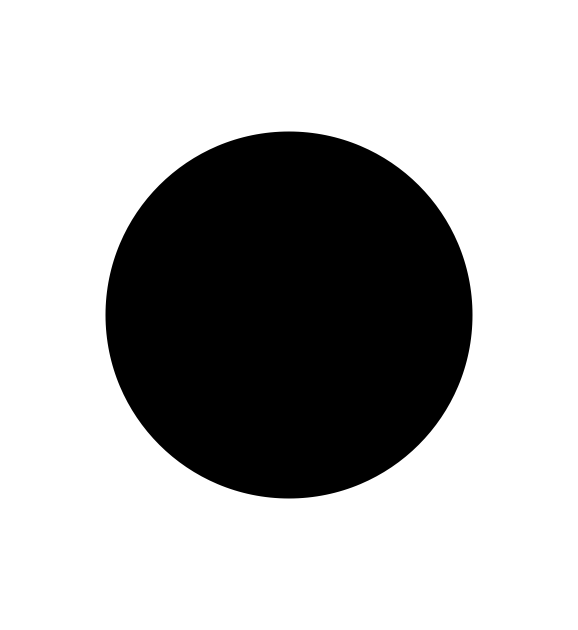
#> input picture Protein.png, 578 x 630 px, found by its file name
$ jupyter execute --allow-errors 'Centroid Tracker.ipynb'
#> lines starting #> are read from the running program, lines starting #| are printed output that depends on the picture; after the words box and inside, x2 and y2 are one past the last pixel; in counts of white or black regions, pixels touching at a corner belong together
### overlap.py
#Import the necessary packages
import skimage
import cv2 as cv
from skimage import data, io, filters, measure
from matplotlib import pyplot as plt
from skimage.transform import rescale, resize
from PIL import Image
from PIL import ImageSequence
import numpy as np
"""
This script takes paths to two files as inputs, a picture with the cells and a picture with the protien pattern,
	as well as a boolean that signals whether the background of the cell image is black or not.  The percentage of each cell
	that overlaps with the protein pattern is calculated for every cell in the image and every image in the stack.
	We are returned a list of tuples with ((centroid), overlap, frame_index) recorded for each cell. The frame_index refers to
	which image in the stack the cell comes from, if you are dealing with a single image the frame_index will always be 0.
"""


def getOverlap(cellFile, proteinFile, black_background = True):
	"""
	Returns the percent overlap each cell has with the overlayed protein pattern

	(String, String, Boolean) -> [((Int, Int), Double, Int)]

	Parameters:
	___________
	cellFile : str
		path to the desired cell image which can have multiple regions of interest (ROI).  Can be a single image
		or an image stack
	proteinFile : str
		path to the protein image, can only have one ROI, we are measuring the cells' overlap with this one ROI
	black_background : boolean
		a boolean which is true when we have white cells/proteins on a black background.  Make sure your cell
		and protein files have the same value for this

	Returns
	_______
	[((Int, Int), Double, Int)]
		A list of tupples containing ((centroid Xpos, centroid Ypos),overlap_percentage, frame_index) for every cell in the images returned by cellFile.
		Here a centroid is the center of a cell and overlap_percentage if the percentage of the cell that overlaps with the region of interest
		calculated from the image returned by proteinFile.  Frame is the index of the image in the stack that the cell comes from (0 if
		working with a single image).

	"""
#> called with cellFile = 'Test.tif', proteinFile = 'protein.png', black_background = False

	#read in the protein image and save it as protein, then convert to greyscale for more effective threshhold
	#when thresholding, anything that isn't completely white is marked as black and
	#we only care about the resulting thresholded cell so we discard the rest of the information by saving it as ____
	protein = cv.imread(proteinFile)
#> protein is the input picture: shape (630, 578, 3); min 0, max 255, mean 180.9
	protein_gray = cv.cvtColor(protein, cv.COLOR_BGR2GRAY)
	___, protein = cv.threshold(protein_gray, 254, 255, 0)
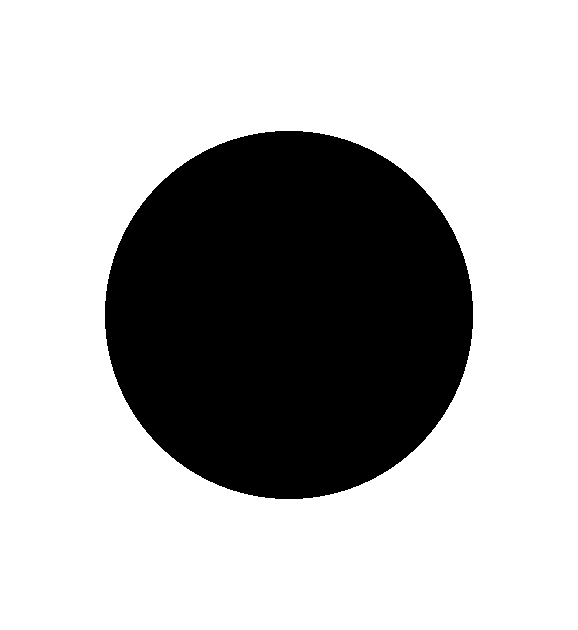
#> protein: shape (630, 578); 70.7% white; 1 black region, box (x1, y1, x2, y2) and area: (105, 131, 473, 499) 106512

	#Load in the image from cellFile
	img = Image.open(cellFile)
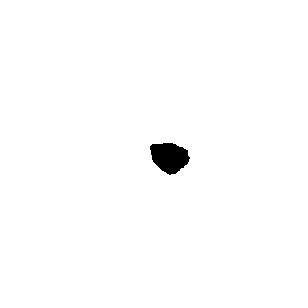
#> input picture Test.tif, 308 x 308 px
#> img is the input picture: PIL image 308x308 L; 99% white; 1 black region, box (x1, y1, x2, y2) and area: (150, 143, 190, 175) 906

	#Initialize an empty list that will hold the (centroid location, percent overlap) tupple for
	#every cell in the cell image
	overlaps = []

	#This loop goes through every image in the stack passed in with cellFile and calculates cell centroids and percent ovelap.
	#If cellFile is a single image it will go through this loop once
	for (ii,frame) in enumerate(ImageSequence.Iterator(img)):

		#Grab the correct image from the stack and save it to cell as a numpy array.  This is the image at index ii.
		img.seek(ii)
		cell = np.array(img)

		#Convert cell to grayscale in the same manner we used for the protien above
		cell_gray = cell
		if len(cell.shape) != 2:
			cell_gray = cv.cvtColor(cell, cv.COLOR_BGR2GRAY)
		___, cell = cv.threshold(cell_gray, 254, 255, 0)

		#Here we resize both the cell and the protein images to the same dimention, this ensures that
		#the following calculations won't error.  The choice of (400,400) is arbitrary but it should be square
		dim = (400,400)
		cell = cv.resize(cell,dim)
		protein = cv.resize(protein,dim)

		#Converts the cell and protein images to white objects on a black background if they are
		#not already in this format
		if not black_background:
			cell = cv.bitwise_not(cell)
			protein = cv.bitwise_not(protein)


		#Find contours for both the cell and protein.  This gives us an outline around our regions
		#of interest that we can now perform calculations on.
		cellContours, ____ = cv.findContours(cell,cv.RETR_EXTERNAL,cv.CHAIN_APPROX_NONE)
		proteinContour, ___= cv.findContours(protein,cv.RETR_EXTERNAL,cv.CHAIN_APPROX_NONE)


		#This loop goes through each cell in the cell image and calculates what percentage of that cell
		#is located in the protein region
		for cntr in cellContours:
			#calculate area of the cell
			full_cell = cv.contourArea(cntr)

			#fill in the cell contour and overlay it on the protein image
			test_protein = protein.copy()
			cv.fillPoly(test_protein, cntr, color=(255,255,255))

			#Create a contour for this overlay image that includes the full protein and any part of the
			#cell not overlapping with the protein
			test_contour, ____ = cv.findContours(test_protein,cv.RETR_TREE,cv.CHAIN_APPROX_NONE)

			#Calculate the area of the cell not overlapping the protein.  Use this value and the full area
			#calculated at the start of the loop
			#to generate the overlap_percentage
			extrusion = cv.contourArea(test_contour[0]) - cv.contourArea(proteinContour[0])
			overlap_percentage = 1 - extrusion/full_cell

			#calculate the centroid of the cell
			M = cv.moments(cntr)
			cx = int(M['m10']/M['m00'])
			cy = int(M['m01']/M['m00'])
			center = (cx,cy)

			#add a tuple containing the (centroid location, precent overlap, frame_index) for this particular cell and
			#add it to the list generated before the start of the loop
			overlaps.append((center,overlap_percentage,ii))
#> this loop made 40 passes
#> pass 1, in getOverlap, `protein = cv.resize(protein,dim)`:
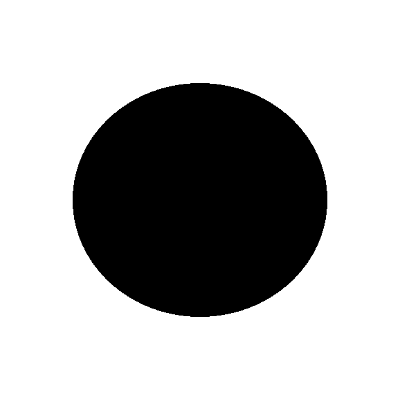
#> protein: shape (400, 400); min 0, max 255, mean 180.4
#> pass 1, in getOverlap, `cell = cv.bitwise_not(cell)`:
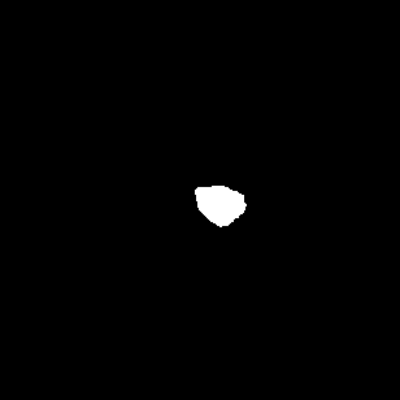
#> cell: shape (400, 400); min 0, max 255, mean 2.4
#> pass 1, in getOverlap, `protein = cv.bitwise_not(protein)`:
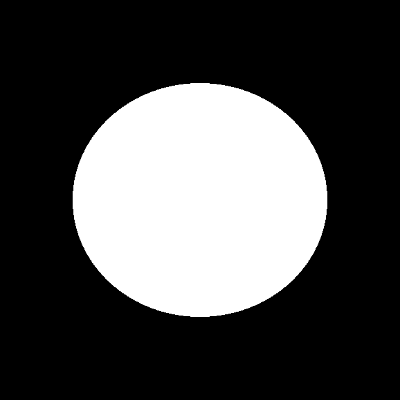
#> protein: shape (400, 400); min 0, max 255, mean 74.6
#> after the loop:
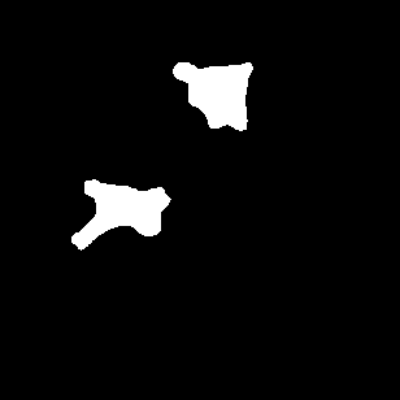
#> cell: shape (400, 400); min 0, max 255, mean 11.6
#> after the loop:
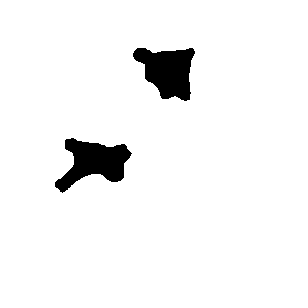
#> cell_gray: shape (308, 308); 95.4% white; 2 black regions, box (x1, y1, x2, y2) and area: (55, 138, 132, 193) 2193, (133, 48, 195, 101) 2134
#> after the loop, overlaps = 74 items

	#return our list of tupples
	return overlaps


### Centroid Tracker.ipynb
__Centroid Tracking Notebook:__

We are able to find the centroids and percent overlap of cells, now we need to connect this data for a single cell across multiple images

_Single Cell Tracking:_

Before starting make sure to import all required packages

[cell 1]
import skimage
import cv2 as cv
from skimage import data, io, filters, measure
from matplotlib import pyplot as plt
from skimage.transform import rescale, resize
from PIL import Image
import PIL
import numpy as np
from PIL import ImageSequence
from overlap import getOverlap
import math

First step is to run out getOverlap function on our stack to get a list of tuples stores in "overlaps"

We then define a function that will give us the euclidean distance between two cell tuples

[cell 2]
overlaps = getOverlap('Test.tif','protein.png',False)
#> overlaps = 74 items
def distance(x,y):
     dist = math.sqrt((x[0][0] - y[0][0])**2 + (x[0][1] - y[0][1])**2)
     return dist

[cell 3]
#Initialize a list that will eventually hold the overlap data for each cell as it travels through the stack
cells = []
numCells = 0
curr = 1
#Initialize another list that will keep track of all the cells in a given image
using = []
#Add a dummy data point to overlaps so that the loop will actually make it through all the data (the loop misses
#the last item in the list)
overlaps.append((1,2,-1))
for x in overlaps:
    if x[2] == 0:
        #add a new item to cells for every cell in the initial frame and increase numCells by one
        cells.append([x])
        numCells += 1
        continue
    if x[2] == curr:
        #Add all the cells in the current frame to the list using
        using.append(x)
    else:
        #Once we move onto the next frame, we loop through each of the items in cells and find which cell in using
        # it is closest to
        curr += 1
        index = -1
        for i in cells:
            if(len(using) == 0):
                continue
            #index keeps track of which cell we are looking at and best/dex keep the index of the cell in using that is
            #closest to the cell in cells
            index += 1
            best = 999999
            dex = 0
            count = 0
            for c in using:
                #calculate distance between each cell in using and the last location of the cell i
                dist = distance(c,i[len(i)-1])
                if dist < best:
                    best = dist
                    dex = count
                count += 1
            #append the closest cell to i (the current path of the cell which is stored in cells)
            #print("dex: " + dex)

            i.append(using[dex])
            #remove said closest cell from using so it does not get paired to another cell in cells
            using.pop(dex)
        if len(using)!=0:
            #if using is not length 0 after pairing everyone off, that means a new cell has appeared and we need to append
            #it to our list of cells
            for c in using:
                cells.append([c])
        #all this processing was done after we switched frames, so we need to add x, the first cell of this new frame, to using
        using.append(x)
#> this loop made 75 passes
#> x on passes 3, 4, 5, 6, 7, 9, 11, 13, 15, 17, 19, 21: ((211, 205), 1, 2), ((210, 197), 1, 3), ((212, 197), 1, 4), ((214, 194), 1, 5), ((225, 196), 1, 6), ((226, 183), 1, 7), ((231, 178), 1, 8), ((228, 166), 1, 9), ((113, 150), 0.85, 10), ((109, 163), 1, 11), ((99, 181), 0.896, 12), ((92, 179), 1, 13)
#> (x, numCells) on pass 1: (((219, 203), 1, 0), 1)
#> after the loop, cells = 3 items; curr = 40; i = [((181, 164), 1, 7), ((169, 157), 1, 8)]; numCells = 1; using = [(1, 2, -1)]

[cell 4]
#Present data in a readable manner by outputting a list of centroid locations as the cell travels through the frame
# and a final fraction of time spent on the protein throughout the cells life
count = 0
for x in cells:
    print("Cell " + str(count)+ ":\n")
    sub = 0
    total = 0
    #Count up the number of frames in which more than 50% of the cell was on the protein
    for i in x:
        sub += 1
        if i[1] >= .5:
            total += 1
        print("T" + str(sub) + ": " + str(i[0]) + "\n")
    #number of frames on protein/total number of frames gives us the fraction of time that we are looking for
    print("Fraction of time spent on protien: " + str(total/sub) + "\n\n")
    count += 1
#> this loop made 3 passes
#> x on pass 3: [((181, 164), 1, 7), ((169, 157), 1, 8)]
#> (printed output is left out)
#> after the loop, count = 3

[cell 5]
a = distance(((256,204),1),((226,108),1))
print(a)
b = distance(((256,204),1),((279,285),1))
print(b)
c = distance(((175,182),1),((226,108),1))
print(c)
d = distance(((175,182),1),((279,285),1))
print(d)

[cell 6]
img = Image.open("Test.tif")
overlaps = []
font = cv.FONT_HERSHEY_SIMPLEX
#> font = 0
fontScale = 1
color = (0, 255, 0)
color2 = (0, 255, 0)
thickness = 2
#> (the rest of this cell did not finish here and is left out)
